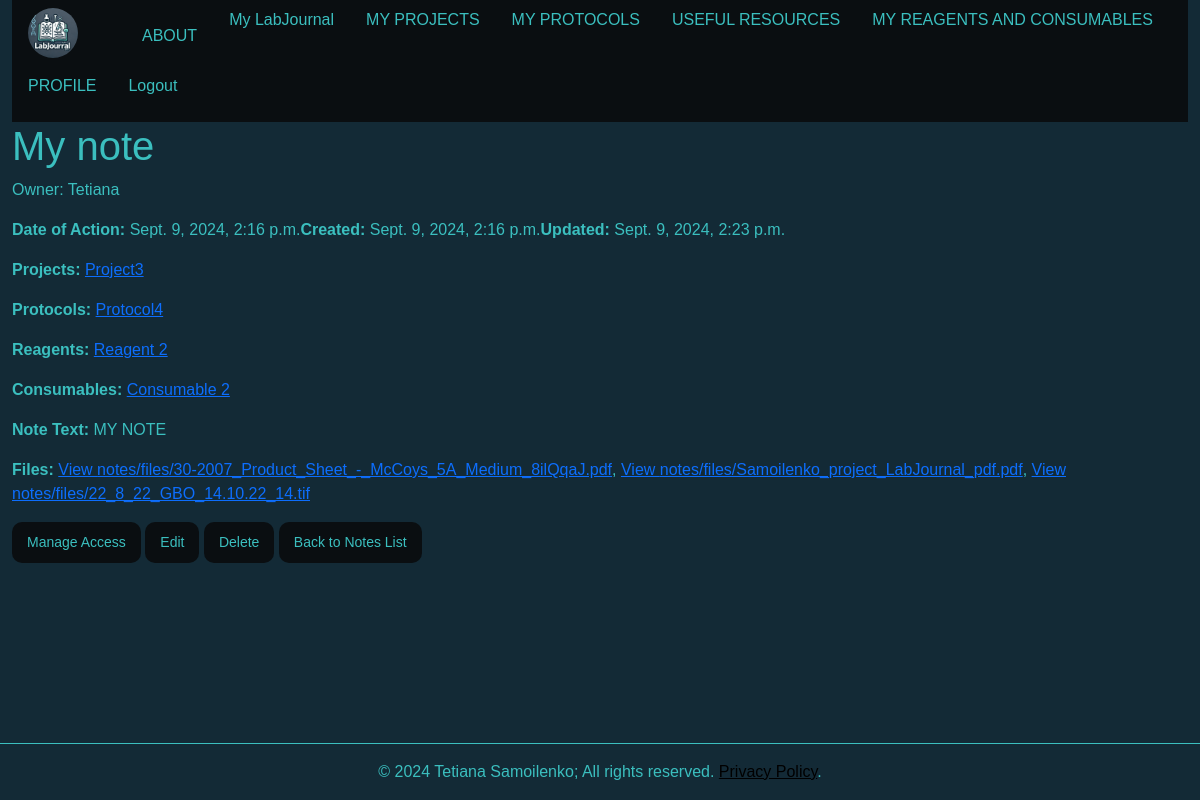
/my-lab-journal/notes/4/view/ (signed in), run on the app's committed database.
### notes/models.py (models this page shows, shortened)
class Notes(models.Model):
    READ = 'read'
    WRITE = 'write'
    ACCESS_CHOICES = [
        (READ, 'Read'),
        (WRITE, 'Write'),
    ]
    date_of_action = models.DateTimeField(auto_now_add=True)
    created_at = models.DateTimeField(auto_now_add=True)
    updated_at = models.DateTimeField(auto_now=True)
    owner = models.ForeignKey(User, on_delete=models.CASCADE, related_name='owned_notes')
    note_topic = models.CharField(max_length=150)
    note_text = models.TextField()  # Changed to TextField for better handling of long text
    projects = models.ManyToManyField(Project, related_name='notes', blank=True)
    protocols = models.ManyToManyField(Protocol, related_name='notes', blank=True)
    reagents = models.ManyToManyField(Reagents, related_name='notes', blank=True)
    consumables = models.ManyToManyField(Consumables, related_name='notes', blank=True)
    access_level = models.CharField(max_length=10, choices=ACCESS_CHOICES, default=READ)
    class Meta:
        indexes = [
            models.Index(fields=['owner', 'note_topic']),
        ]

class NoteFile(models.Model):
    note = models.ForeignKey('Notes', on_delete=models.CASCADE, related_name='files')
    file = models.FileField(upload_to='notes/files/')
    uploaded_at = models.DateTimeField(auto_now_add=True)

### projects/models.py (models this page shows, shortened)
class Project(models.Model):
    name = models.CharField(max_length=100)
    project_description = models.TextField(default="N/A")
    owner = models.ForeignKey(User, on_delete=models.CASCADE, related_name='owned_projects')  # Власник проекту
    created_at = models.DateTimeField(auto_now_add=True)
    updated_at = models.DateTimeField(auto_now=True)
    date_start = models.DateField()
    date_finish = models.DateField()
    file = models.FileField(upload_to='projects/', blank=True, null=True)  # Робимо поле файлу необов'язковим

### protocols/models.py (models this page shows, shortened)
class Protocol(models.Model):
    name = models.CharField(max_length=100)
    protocol_text = models.TextField(default="N/A")
    created_at = models.DateTimeField(auto_now_add=True)
    updated_at = models.DateTimeField(auto_now=True)
    projects = models.ManyToManyField(Project, related_name='protocols', blank=True)  # Додано
    file = models.FileField(upload_to='protocols/', blank=True, null=True)  # Робимо поле файлу необов'язковим

### reagents/models.py (models this page shows, shortened)
class Reagents(models.Model):
    owner = models.ForeignKey(User, on_delete=models.CASCADE)
    name = models.CharField(max_length=100)
    units = models.CharField(max_length=100)
    amount =models.IntegerField(default=0)
    storage_temperature =models.CharField(max_length=100)
    cat_number =models.CharField(max_length=100)
    lot = models.CharField(max_length=100)
    producer = models.CharField(max_length=100)
    reagent_description = models.TextField(default="N/A")
    delivery_date = models.DateField()
    expiration_date = models.DateField()
    file = models.FileField(upload_to='reagents/', blank=True, null=True)  # Робимо поле файлу необов'язковим

class Consumables(models.Model):
    owner = models.ForeignKey(User, on_delete=models.CASCADE)
    name = models.CharField(max_length=100)
    units = models.CharField(max_length=100)
    amount = models.IntegerField(default=0)
    storage_temp = models.CharField(max_length=100)
    cat_number = models.CharField(max_length=100)
    lot = models.CharField(max_length=100)
    producer = models.CharField(max_length=100)
    consumable_descr = models.TextField(default="N/A")
    delivery_date = models.DateField()
    expiration_date = models.DateField()
    file = models.FileField(upload_to='consumables/', blank=True, null=True)

### notes/views.py (the view)
# urls.py: path('notes/<int:pk>/view/', views.view_note, name='view_note'),
@login_required
def view_note(request, pk):
    note = get_object_or_404(Notes, pk=pk)
    if note.owner != request.user and not NoteAccess.objects.filter(
            note=note,
            user=request.user,
            access_level__in=[NoteAccess.READ, NoteAccess.WRITE]
    ).exists():
        return HttpResponseForbidden("You are not allowed to view this note.")
    projects = note.projects.all()
    protocols = note.protocols.all()
    reagents = note.reagents.all()
    consumables = note.consumables.all()
    return render(request, 'view_note.html', {
        'note': note,
        'projects': projects,
        'protocols': protocols,
        'reagents': reagents,
        'consumables': consumables,
    })

### notes/templates/view_note.html
{% extends 'master.html' %}
{% load static %}
{% block content %}
    {% block extra_css %}
      <link href="{% static 'css/style.css' %}" rel="stylesheet">
    {% endblock %}
    <h1>{{ note.note_topic }}</h1>
    <p>Owner: {{ note.owner.username }}</p>
    <p><strong>Date of Action:</strong> {{ note.date_of_action }}<strong>Created:</strong> {{ note.created_at }}<strong>Updated:</strong> {{ note.updated_at }}</p>
    <p><strong>Projects:</strong>
      {% if note.projects.all %}
        {% for project in note.projects.all %}
          <a href="{% url 'project_detail' project.pk %}">{{ project.name }}</a>{% if not forloop.last %}, {% endif %}
        {% endfor %}
      {% else %}
        No projects
      {% endif %}
    </p>
    <p><strong>Protocols:</strong>
      {% if note.protocols.all %}
        {% for protocol in note.protocols.all %}
          <a href="{% url 'view_protocol' protocol.pk %}">{{ protocol.name }}</a>{% if not forloop.last %}, {% endif %}
        {% endfor %}
      {% else %}
        No protocols
      {% endif %}
    </p>
    <p><strong>Reagents:</strong>
      {% if note.reagents.all %}
        {% for reagent in note.reagents.all %}
          <a href="{% url 'view_reagent' reagent.pk %}">{{ reagent.name }}</a>{% if not forloop.last %}, {% endif %}
        {% endfor %}
      {% else %}
        No reagents
      {% endif %}
    </p>
    <p><strong>Consumables:</strong>
      {% if note.consumables.all %}
        {% for consumable in note.consumables.all %}
          <a href="{% url 'view_consumable' consumable.pk %}">{{ consumable.name }}</a>{% if not forloop.last %}, {% endif %}
        {% endfor %}
      {% else %}
        No consumables
      {% endif %}
    </p>
    <p><strong>Note Text:</strong> {{ note.note_text }}</p>
    {% if note.files.all %}
        <p><strong>Files:</strong>
          {% for file in note.files.all %}
            <a href="{{ file.file.url }}" target="_blank">View {{ file.file.name }}</a>{% if not forloop.last %}, {% endif %}
          {% endfor %}
        </p>
    {% else %}
        <p>No files</p>
    {% endif %}
    {% if user == note.owner %}
        <button class="bt_style" type="button" onclick="window.location.href='{% url 'manage_note_access' note.pk %}'">Manage Access</button>
    {% endif %}
    <button class="bt_style" type="button" onclick="window.location.href='{% url 'edit_note' pk=note.pk %}'">Edit</button>
    <button class="bt_style" type="button" onclick="window.location.href='{% url 'delete_note' pk=note.pk %}'">Delete</button>
    <button class="bt_style" type="button" onclick="window.location.href='{% url 'notes_list' %}'">Back to Notes List</button>
{% endblock %}

### static/css/style.css (style rules this page uses)
.bt_style { display: inline-block; padding: 10px 15px; font-size: 14px; color:#3bbfbf; background-color:#0a0e11; border: none; border-radius: 10px; text-decoration: none; cursor: pointer; text-align: center; }

### data on the page
Notes: note_topic "My note", owner.username "Tetiana", date_of_action "Sept. 9, 2024, 2:16 p.m.", created_at "Sept. 9, 2024, 2:16 p.m.", updated_at "Sept. 9, 2024, 2:23 p.m.", note_text "MY NOTE"
Project: name "Project3"
Protocol: name "Protocol4"
Reagents: name "Reagent 2"
Consumables: name "Consumable 2"
NoteFile: file.name "notes/files/30-2007_Product_Sheet_-_McCoys_5A_Medium_8ilQqaJ.pdf"
NoteFile: file.name "notes/files/Samoilenko_project_LabJournal_pdf.pdf"
NoteFile: file.name "notes/files/22_8_22_GBO_14.10.22_14.tif"
